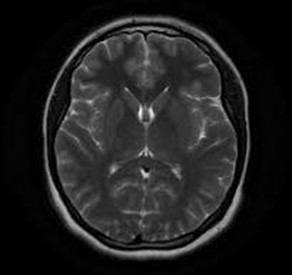
#> input picture assign.jpg, 292 x 275 px, found by its file name
$ jupyter execute 'Task 3.ipynb'
#> lines starting #> are read from the running program, lines starting #| are printed output that depends on the picture; after the words box and inside, x2 and y2 are one past the last pixel; in counts of white or black regions, pixels touching at a corner belong together
[cell 1]
import numpy as np
import pandas as pd
import matplotlib.pyplot as plt
import matplotlib.image as mpimg

# Load the image
image_path = r"C:\Users\Madhav\Desktop\assign.jpg"
image = mpimg.imread(image_path)
#> image is the input picture: shape (275, 292, 3); min 0, max 244, mean 31.7

# Convert the image to grayscale if it is not already
if len(image.shape) == 3:
    image_gray = np.dot(image[..., :3], [0.2989, 0.5870, 0.1140])
else:
    image_gray = image

# Display the grayscale image
plt.figure(figsize=(6, 6))
plt.imshow(image_gray, cmap='gray')
plt.title('Grayscale Brain MRI')
plt.show()

# Manually determine a threshold value
threshold_value = 30

# Create a binary mask
brain_mask = image_gray > threshold_value
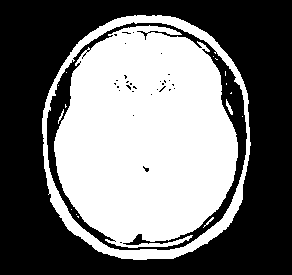
#> brain_mask: shape (275, 292) bool; 45.4% white; 17 white regions (12 under 20 px), largest, box (x1, y1, x2, y2) and area: (54, 25, 238, 248) 31135, (42, 15, 251, 260) 5200, (226, 99, 233, 115) 45, (58, 109, 64, 124) 26, (203, 217, 214, 228) 25

# Display the binary mask
plt.figure(figsize=(6, 6))
plt.imshow(brain_mask, cmap='gray')
plt.title('Brain Mask')
plt.show()

[cell 2]
# Extract pixel coordinates that are part of the brain
brain_pixels = np.argwhere(brain_mask)
#> brain_pixels = 36458 pairs, first value 15 to 259, second value 42 to 250

# Extract intensity values of brain pixels
brain_intensity_values = image_gray[brain_mask]

# Stack the coordinates and intensity values together
brain_data = np.column_stack((brain_pixels, brain_intensity_values))

[cell 3]
# Perform K-Means clustering
#Centroid initialization
def kmeans(data, k, max_iters=100):
#> called with data = array of shape (36458, 3), k = 3, max_iters = 100
    centroids_idx = np.random.choice(data.shape[0], k, replace=False)
#> centroids_idx = [35581, 3763, 9875]
    centroids = data[centroids_idx]
#> centroids = [[246, 159, 50], [54, 153, 68.99], [93, 176, 43]]

    for _ in range(max_iters):
        distances = np.linalg.norm(data[:, None] - centroids, axis=2)
        labels = np.argmin(distances, axis=1)

        for i in range(k):
            centroids[i] = np.mean(data[labels == i], axis=0)
#> after the loop, centroids = [[177.2, 98.51, 65.96], [74.2, 147.5, 65.96], [180.4, 190.9, 64.94]]

    return labels, centroids

k = 3
labels, centroids = kmeans(brain_data, k)

# Plot the clustered image
plt.figure(figsize=(6, 6))
for i in range(k):
    plt.scatter(brain_data[labels == i, 1], brain_data[labels == i, 0], s=1, label=f'Cluster {i+1}')
plt.title('K-Means Clustering on Brain MRI')
plt.xlabel('Intensity')
plt.ylabel('Pixel Coordinates')
plt.legend()
plt.show()
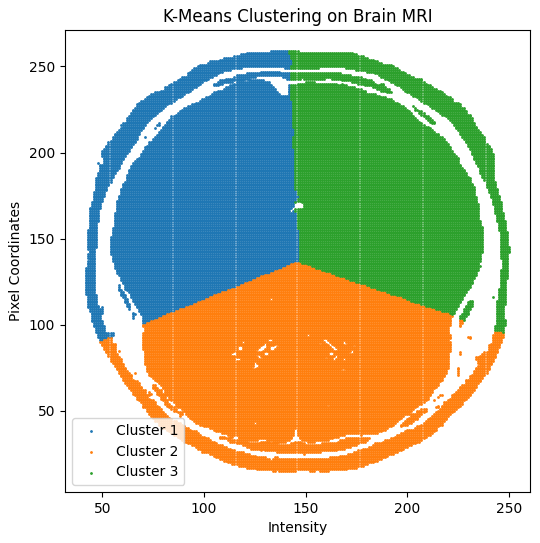
#> figure drawn by matplotlib, 1 panel
